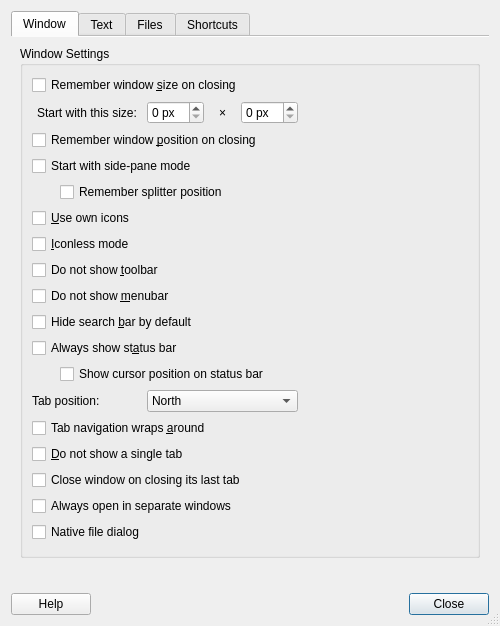
<?xml version="1.0" encoding="UTF-8"?>
<ui version="4.0">
 <class>FeatherPad::PrefDialog</class>
 <widget class="QDialog" name="prefDialog">
  <property name="geometry">
   <rect>
    <x>0</x>
    <y>0</y>
    <width>500</width>
    <height>450</height>
   </rect>
  </property>
  <property name="windowTitle">
   <string>Preferences</string>
  </property>
  <property name="sizeGripEnabled">
   <bool>true</bool>
  </property>
  <layout class="QGridLayout" name="gridLayout">
   <item row="0" column="0" colspan="2">
    <widget class="QTabWidget" name="tabWidget">
     <property name="currentIndex">
      <number>0</number>
     </property>
     <property name="documentMode">
      <bool>true</bool>
     </property>
     <widget class="QWidget" name="tab">
      <attribute name="title">
       <string>Window</string>
      </attribute>
      <layout class="QGridLayout" name="gridLayout_5">
       <item row="0" column="0">
        <widget class="QGroupBox" name="windowGoupBox">
         <property name="title">
          <string>Window Settings</string>
         </property>
         <layout class="QGridLayout" name="gridLayout_2" columnminimumwidth="1,0,0,0,0,0">
          <item row="0" column="0" colspan="5">
           <widget class="QCheckBox" name="winSizeBox">
            <property name="text">
             <string>Remember window &amp;size on closing</string>
            </property>
           </widget>
          </item>
          <item row="1" column="0" colspan="2">
           <widget class="QLabel" name="sizeLable">
            <property name="toolTip">
             <string>Window frame is excluded.</string>
            </property>
            <property name="text">
             <string>Start with this size: </string>
            </property>
            <property name="indent">
             <number>5</number>
            </property>
           </widget>
          </item>
          <item row="1" column="2">
           <widget class="QSpinBox" name="spinX">
            <property name="toolTip">
             <string>Window frame is excluded.</string>
            </property>
            <property name="suffix">
             <string> px</string>
            </property>
           </widget>
          </item>
          <item row="1" column="3">
           <widget class="QLabel" name="mLabel">
            <property name="toolTip">
             <string>Window frame is excluded.</string>
            </property>
            <property name="text">
             <string>×</string>
            </property>
            <property name="alignment">
             <set>Qt::AlignCenter</set>
            </property>
           </widget>
          </item>
          <item row="1" column="4">
           <widget class="QSpinBox" name="spinY">
            <property name="toolTip">
             <string>Window frame is excluded.</string>
            </property>
            <property name="suffix">
             <string> px</string>
            </property>
           </widget>
          </item>
          <item row="1" column="5">
           <spacer name="horizontalSpacer">
            <property name="orientation">
             <enum>Qt::Horizontal</enum>
            </property>
            <property name="sizeType">
             <enum>QSizePolicy::MinimumExpanding</enum>
            </property>
            <property name="sizeHint" stdset="0">
             <size>
              <width>50</width>
              <height>5</height>
             </size>
            </property>
           </spacer>
          </item>
          <item row="2" column="0" colspan="5">
           <widget class="QCheckBox" name="winPosBox">
            <property name="toolTip">
             <string>Enforcing a window position is not recommended
and may not work with some window managers.</string>
            </property>
            <property name="text">
             <string>Remember window &amp;position on closing</string>
            </property>
           </widget>
          </item>
          <item row="3" column="0" colspan="5">
           <widget class="QCheckBox" name="sidePaneBox">
            <property name="toolTip">
             <string>Most suitable with sessions
but without tab functionality.</string>
            </property>
            <property name="text">
             <string>Start with side-pane mode</string>
            </property>
           </widget>
          </item>
          <item row="4" column="0">
           <spacer name="horizontalSpacer_7">
            <property name="orientation">
             <enum>Qt::Horizontal</enum>
            </property>
            <property name="sizeType">
             <enum>QSizePolicy::Fixed</enum>
            </property>
            <property name="sizeHint" stdset="0">
             <size>
              <width>22</width>
              <height>5</height>
             </size>
            </property>
           </spacer>
          </item>
          <item row="4" column="1" colspan="4">
           <widget class="QCheckBox" name="sidePaneSizeBox">
            <property name="toolTip">
             <string>Uncheck for 1/5 of the width.</string>
            </property>
            <property name="text">
             <string>Remember splitter position</string>
            </property>
           </widget>
          </item>
          <item row="5" column="0" colspan="5">
           <widget class="QCheckBox" name="iconBox">
            <property name="toolTip">
             <string>Uncheck this if you want FeatherPad to
use system icons!

Needs application restart to take effect.</string>
            </property>
            <property name="text">
             <string>&amp;Use own icons</string>
            </property>
           </widget>
          </item>
          <item row="6" column="0" colspan="5">
           <widget class="QCheckBox" name="iconlessBox">
            <property name="toolTip">
             <string>No icons in the main window and its menus.

KDE may have a bug that disables search and
replace shortcuts with the iconless mode.

Needs application restart to take effect.</string>
            </property>
            <property name="text">
             <string>&amp;Iconless mode</string>
            </property>
           </widget>
          </item>
          <item row="7" column="0" colspan="5">
           <widget class="QCheckBox" name="toolbarBox">
            <property name="text">
             <string>Do not show &amp;toolbar</string>
            </property>
           </widget>
          </item>
          <item row="8" column="0" colspan="5">
           <widget class="QCheckBox" name="menubarBox">
            <property name="toolTip">
             <string>If the menubar is hidden,
a menu button appears on the toolbar.</string>
            </property>
            <property name="text">
             <string>Do not show &amp;menubar</string>
            </property>
           </widget>
          </item>
          <item row="9" column="0" colspan="5">
           <widget class="QCheckBox" name="searchbarBox">
            <property name="text">
             <string>Hide search &amp;bar by default</string>
            </property>
           </widget>
          </item>
          <item row="10" column="0" colspan="5">
           <widget class="QCheckBox" name="statusBox">
            <property name="text">
             <string>Always show st&amp;atus bar</string>
            </property>
           </widget>
          </item>
          <item row="11" column="1" colspan="4">
           <widget class="QCheckBox" name="statusCursorsBox">
            <property name="text">
             <string>Show cursor position on status bar</string>
            </property>
           </widget>
          </item>
          <item row="12" column="0" colspan="2">
           <widget class="QLabel" name="tabLabel">
            <property name="toolTip">
             <string>Will take effect after closing this dialog.</string>
            </property>
            <property name="text">
             <string>Tab position: </string>
            </property>
           </widget>
          </item>
          <item row="12" column="2" colspan="3">
           <widget class="QComboBox" name="tabCombo">
            <property name="toolTip">
             <string>Will take effect after closing this dialog.</string>
            </property>
            <item>
             <property name="text">
              <string>North</string>
             </property>
            </item>
            <item>
             <property name="text">
              <string>South</string>
             </property>
            </item>
            <item>
             <property name="text">
              <string>West</string>
             </property>
            </item>
            <item>
             <property name="text">
              <string>East</string>
             </property>
            </item>
           </widget>
          </item>
          <item row="13" column="0" colspan="5">
           <widget class="QCheckBox" name="tabBox">
            <property name="toolTip">
             <string>This means that, for LTR, Alt+Right goes to the first tab
after the last tab is activated, and the same for Alt+Left.

Tab navigation with mouse wheel is not affected.</string>
            </property>
            <property name="text">
             <string>Tab navigation wraps &amp;around</string>
            </property>
           </widget>
          </item>
          <item row="14" column="0" colspan="5">
           <widget class="QCheckBox" name="singleTabBox">
            <property name="toolTip">
             <string>If this is checked, not only you will lose the informative
tooltip and context menu of a single tab but you could not
merge a single tabbed window into another one by tab drag-
and-drop either.</string>
            </property>
            <property name="text">
             <string>&amp;Do not show a single tab</string>
            </property>
           </widget>
          </item>
          <item row="15" column="0" colspan="5">
           <widget class="QCheckBox" name="lastTabBox">
            <property name="text">
             <string>Close window on closing its last tab</string>
            </property>
           </widget>
          </item>
          <item row="16" column="0" colspan="5">
           <widget class="QCheckBox" name="windowBox">
            <property name="toolTip">
             <string>By default, if a FeatherPad window exists on the
current desktop, files will be opened in its tabs.

However, some desktop environments may not
report that they have multiple desktops.</string>
            </property>
            <property name="text">
             <string>Always open in separate windows</string>
            </property>
           </widget>
          </item>
          <item row="17" column="0" colspan="5">
           <widget class="QCheckBox" name="nativeDialogBox">
            <property name="toolTip">
             <string>If this is checked, the file dialog provided by the current
desktop environment will be used instead of the Qt file dialog.

Some desktop environments, like KDE and LXQt, provide files dialogs.</string>
            </property>
            <property name="text">
             <string>Native file dialog</string>
            </property>
           </widget>
          </item>
         </layout>
        </widget>
       </item>
      </layout>
     </widget>
     <widget class="QWidget" name="tab_2">
      <attribute name="title">
       <string>Text</string>
      </attribute>
      <layout class="QGridLayout" name="gridLayout_4">
       <item row="0" column="0">
        <widget class="QScrollArea" name="textScrollArea">
         <property name="frameShape">
          <enum>QFrame::NoFrame</enum>
         </property>
         <property name="widgetResizable">
          <bool>true</bool>
         </property>
         <widget class="QWidget" name="scrollAreaWidgetContents">
          <property name="geometry">
           <rect>
            <x>0</x>
            <y>0</y>
            <width>504</width>
            <height>496</height>
           </rect>
          </property>
          <layout class="QVBoxLayout" name="verticalLayout">
           <property name="spacing">
            <number>0</number>
           </property>
           <property name="leftMargin">
            <number>0</number>
           </property>
           <property name="topMargin">
            <number>0</number>
           </property>
           <property name="rightMargin">
            <number>0</number>
           </property>
           <property name="bottomMargin">
            <number>0</number>
           </property>
           <item>
            <widget class="QGroupBox" name="textGoupBox">
             <property name="title">
              <string>Text Editor</string>
             </property>
             <layout class="QGridLayout" name="gridLayout_3" columnminimumwidth="1,0,0,0">
              <item row="0" column="0" colspan="3">
               <widget class="QCheckBox" name="fontBox">
                <property name="toolTip">
                 <string>Uncheck for Monospace.</string>
                </property>
                <property name="text">
                 <string>Remember &amp;font</string>
                </property>
               </widget>
              </item>
              <item row="1" column="0" colspan="3">
               <widget class="QCheckBox" name="wrapBox">
                <property name="text">
                 <string>&amp;Wrap lines by default</string>
                </property>
               </widget>
              </item>
              <item row="2" column="0" colspan="3">
               <widget class="QCheckBox" name="indentBox">
                <property name="text">
                 <string>Auto-&amp;indent by default</string>
                </property>
               </widget>
              </item>
              <item row="3" column="0" colspan="3">
               <widget class="QCheckBox" name="autoBracketBox">
                <property name="toolTip">
                 <string>This covers parentheses, braces, brackets and quotes.</string>
                </property>
                <property name="text">
                 <string>Auto-&amp;bracket</string>
                </property>
               </widget>
              </item>
              <item row="4" column="0" colspan="3">
               <widget class="QCheckBox" name="lineBox">
                <property name="text">
                 <string>Always show line &amp;numbers</string>
                </property>
               </widget>
              </item>
              <item row="5" column="0" colspan="3">
               <widget class="QCheckBox" name="syntaxBox">
                <property name="text">
                 <string>Highlight s&amp;yntax by default</string>
                </property>
               </widget>
              </item>
              <item row="6" column="0">
               <spacer name="horizontalSpacer_3">
                <property name="orientation">
                 <enum>Qt::Horizontal</enum>
                </property>
                <property name="sizeType">
                 <enum>QSizePolicy::Fixed</enum>
                </property>
                <property name="sizeHint" stdset="0">
                 <size>
                  <width>22</width>
                  <height>5</height>
                 </size>
                </property>
               </spacer>
              </item>
              <item row="6" column="1" colspan="2">
               <widget class="QCheckBox" name="enforceSyntaxBox">
                <property name="toolTip">
                 <string>This creates a menu button on the
status bar for changing the syntax.</string>
                </property>
                <property name="text">
                 <string>Support syntax override</string>
                </property>
               </widget>
              </item>
              <item row="6" column="3">
               <spacer name="horizontalSpacer_2">
                <property name="orientation">
                 <enum>Qt::Horizontal</enum>
                </property>
                <property name="sizeType">
                 <enum>QSizePolicy::MinimumExpanding</enum>
                </property>
                <property name="sizeHint" stdset="0">
                 <size>
                  <width>50</width>
                  <height>5</height>
                 </size>
                </property>
               </spacer>
              </item>
              <item row="7" column="0" colspan="2">
               <widget class="QLabel" name="label">
                <property name="text">
                 <string>Never highlight syntax for files &gt; </string>
                </property>
               </widget>
              </item>
              <item row="7" column="2">
               <widget class="QSpinBox" name="spinBox">
                <property name="suffix">
                 <string> MiB</string>
                </property>
                <property name="minimum">
                 <number>1</number>
                </property>
                <property name="maximum">
                 <number>10</number>
                </property>
               </widget>
              </item>
              <item row="8" column="0" colspan="3">
               <widget class="QCheckBox" name="whiteSpaceBox">
                <property name="toolTip">
                 <string>Show spaces, tabs and tab lines
when the syntax is highlighted.</string>
                </property>
                <property name="text">
                 <string>Show whitespaces</string>
                </property>
               </widget>
              </item>
              <item row="9" column="0" colspan="3">
               <widget class="QCheckBox" name="endingsBox">
                <property name="text">
                 <string>Also show line and document ends</string>
                </property>
               </widget>
              </item>
              <item row="10" column="0" colspan="2">
               <widget class="QCheckBox" name="vLineBox">
                <property name="toolTip">
                 <string>The vertical position lines will be drawn only if
the editor font has a fixed pitch (like Monospace).</string>
                </property>
                <property name="text">
                 <string>Show vertical lines starting from this position:</string>
                </property>
               </widget>
              </item>
              <item row="10" column="2">
               <widget class="QSpinBox" name="vLineSpin">
                <property name="toolTip">
                 <string>The vertical position lines will be drawn only if
the editor font has a fixed pitch (like Monospace).</string>
                </property>
                <property name="minimum">
                 <number>10</number>
                </property>
                <property name="maximum">
                 <number>999</number>
                </property>
               </widget>
              </item>
              <item row="11" column="0" colspan="3">
               <widget class="QCheckBox" name="colBox">
                <property name="toolTip">
                 <string>Needs window reopening to take effect.</string>
                </property>
                <property name="text">
                 <string>Dark c&amp;olor scheme</string>
                </property>
               </widget>
              </item>
              <item row="12" column="2">
               <widget class="QSpinBox" name="colorValueSpin">
                <property name="toolTip">
                 <string>The color value of the background.
255 means white while 0 means black.

For the light background, it can be
between 230 and 255; for the dark
background, between 0 and 50.

Needs window reopening to take effect.</string>
                </property>
               </widget>
              </item>
              <item row="12" column="1">
               <widget class="QLabel" name="colorValueLabel">
                <property name="toolTip">
                 <string>The color value of the background.
255 means white while 0 means black.

For the light background, it can be
between 230 and 255; for the dark
background, between 0 and 50.

Needs window reopening to take effect.</string>
                </property>
                <property name="text">
                 <string>Background color value: </string>
                </property>
               </widget>
              </item>
              <item row="13" column="0" colspan="2">
               <widget class="QLabel" name="dateLabel">
                <property name="toolTip">
                 <string>Used for pasting the date and time.

Takes effect after closing this dialog.

Leave empty for:
MMM dd, yyyy, hh:mm:ss</string>
                </property>
                <property name="text">
                 <string>Date and time format:</string>
                </property>
               </widget>
              </item>
              <item row="13" column="2" colspan="2">
               <widget class="QLineEdit" name="dateEdit">
                <property name="toolTip">
                 <string>Used for pasting the date and time.

Takes effect after closing this dialog.

Leave empty for:
MMM dd, yyyy, hh:mm:ss</string>
                </property>
                <property name="placeholderText">
                 <string notr="true">MMM dd, yyyy, hh:mm:ss</string>
                </property>
                <property name="clearButtonEnabled">
                 <bool>true</bool>
                </property>
               </widget>
              </item>
              <item row="14" column="0" colspan="2">
               <widget class="QLabel" name="textTabLabel">
                <property name="text">
                 <string>Text tab size:</string>
                </property>
               </widget>
              </item>
              <item row="14" column="2">
               <widget class="QSpinBox" name="textTabSpin">
                <property name="suffix">
                 <string> spaces</string>
                </property>
                <property name="minimum">
                 <number>2</number>
                </property>
                <property name="maximum">
                 <number>10</number>
                </property>
                <property name="value">
                 <number>4</number>
                </property>
               </widget>
              </item>
              <item row="15" column="0" colspan="3">
               <widget class="QCheckBox" name="tabInsertSpacesBox">
                <property name="toolTip">
                 <string>Tabs always changes to spaces while typing.</string>
                </property>
                <property name="text">
                 <string>Tab insert spaces</string>
                </property>
               </widget>
              </item>
              <item row="16" column="0" colspan="3">
               <widget class="QCheckBox" name="lastLineBox">
                <property name="toolTip">
                 <string>Some text editors cannot open a document
whose last line is not empty.</string>
                </property>
                <property name="text">
                 <string>Ensure an empty last line on saving</string>
                </property>
               </widget>
              </item>
              <item row="17" column="0" colspan="3">
               <widget class="QCheckBox" name="trailingSpacesBox">
                <property name="text">
                 <string>Remove trailing spaces on saving</string>
                </property>
               </widget>
              </item>
              <item row="18" column="0" colspan="3">
               <widget class="QCheckBox" name="thickCursorBox">
                <property name="text">
                 <string>Thick text cursor</string>
                </property>
               </widget>
              </item>
              <item row="19" column="0" colspan="3">
               <widget class="QCheckBox" name="inertiaBox">
                <property name="toolTip">
                 <string>Should the mouse wheel scrolling be inertial
if the cursor is inside the text view?</string>
                </property>
                <property name="text">
                 <string>Inertial scrolling with mouse wheel</string>
                </property>
               </widget>
              </item>
              <item row="20" column="0" colspan="3">
               <widget class="QCheckBox" name="scrollBox">
                <property name="toolTip">
                 <string>This is not a complete fix but
prevents annoying scroll jumps.</string>
                </property>
                <property name="text">
                 <string>Workaround for &amp;Qt5's scroll jump bug</string>
                </property>
               </widget>
              </item>
             </layout>
            </widget>
           </item>
          </layout>
         </widget>
        </widget>
       </item>
      </layout>
     </widget>
     <widget class="QWidget" name="tab_3">
      <attribute name="title">
       <string>Files</string>
      </attribute>
      <layout class="QGridLayout" name="gridLayout_6">
       <item row="0" column="0">
        <widget class="QGroupBox" name="groupBox">
         <property name="title">
          <string>File Management</string>
         </property>
         <layout class="QGridLayout" name="gridLayout_7" columnminimumwidth="1,0,0,0,0">
          <item row="0" column="0" colspan="2">
           <widget class="QLabel" name="recentLabel">
            <property name="toolTip">
             <string>The maximum number of recently modified or
opened files FeatherPad shows. The default
is 10.

Needs application restart to take effect.</string>
            </property>
            <property name="text">
             <string>Number of recent files: </string>
            </property>
           </widget>
          </item>
          <item row="0" column="2">
           <widget class="QSpinBox" name="recentSpin">
            <property name="toolTip">
             <string>The maximum number of recently modified or
opened files FeatherPad shows. The default
is 10.

Needs application restart to take effect.</string>
            </property>
            <property name="minimum">
             <number>1</number>
            </property>
            <property name="maximum">
             <number>20</number>
            </property>
           </widget>
          </item>
          <item row="0" column="3">
           <spacer name="horizontalSpacer_6">
            <property name="orientation">
             <enum>Qt::Horizontal</enum>
            </property>
            <property name="sizeHint" stdset="0">
             <size>
              <width>5</width>
              <height>5</height>
             </size>
            </property>
           </spacer>
          </item>
          <item row="1" column="1" colspan="2">
           <widget class="QRadioButton" name="modifiedButton">
            <property name="text">
             <string>Show recentl&amp;y modified files</string>
            </property>
            <property name="checked">
             <bool>true</bool>
            </property>
           </widget>
          </item>
          <item row="2" column="1" colspan="2">
           <widget class="QRadioButton" name="openedButton">
            <property name="text">
             <string>Show recentl&amp;y opened files</string>
            </property>
           </widget>
          </item>
          <item row="3" column="0" colspan="3">
           <widget class="QCheckBox" name="lastFilesBox">
            <property name="toolTip">
             <string>Only if their number is not greater than 50.</string>
            </property>
            <property name="text">
             <string>Start with files of last window</string>
            </property>
           </widget>
          </item>
          <item row="4" column="0" colspan="3">
           <widget class="QCheckBox" name="exeBox">
            <property name="toolTip">
             <string>This only includes executable files written
in script languages like Shell and Python.

If it is checked and the opened file is
executable, the file will be executed by clicking
the Run button, that appears on the toolbar/filemenu
when needed, or by its shortcut Ctrl+E. Then, the
process could be killed by Ctrl+Alt+E.</string>
            </property>
            <property name="text">
             <string>Run executable scripts</string>
            </property>
           </widget>
          </item>
          <item row="5" column="0">
           <spacer name="horizontalSpacer_4">
            <property name="orientation">
             <enum>Qt::Horizontal</enum>
            </property>
            <property name="sizeType">
             <enum>QSizePolicy::Fixed</enum>
            </property>
            <property name="sizeHint" stdset="0">
             <size>
              <width>22</width>
              <height>5</height>
             </size>
            </property>
           </spacer>
          </item>
          <item row="5" column="1">
           <widget class="QLabel" name="commandLabel">
            <property name="toolTip">
             <string>This can be any starting command with
arguments, for example, &quot;xterm -hold&quot;
for running the process in XTerm.

If the command is left empty, the file
will be executed directly.

If the script is not run in a terminal
emulator, the output and error messages
will be shown by a popup dialog.</string>
            </property>
            <property name="text">
             <string>Start with this command: </string>
            </property>
           </widget>
          </item>
          <item row="5" column="2" colspan="2">
           <widget class="QLineEdit" name="commandEdit">
            <property name="toolTip">
             <string>This can be any starting command with
arguments, for example, &quot;xterm -hold&quot;
for running the process in XTerm.

If the command is left empty, the file
will be executed directly.

If the script is not run in a terminal
emulator, the output and error messages
will be shown by a popup dialog.</string>
            </property>
            <property name="placeholderText">
             <string>Command + Arguments</string>
            </property>
           </widget>
          </item>
          <item row="5" column="4">
           <spacer name="horizontalSpacer_5">
            <property name="orientation">
             <enum>Qt::Horizontal</enum>
            </property>
            <property name="sizeType">
             <enum>QSizePolicy::MinimumExpanding</enum>
            </property>
            <property name="sizeHint" stdset="0">
             <size>
              <width>50</width>
              <height>5</height>
             </size>
            </property>
           </spacer>
          </item>
          <item row="6" column="0" colspan="2">
           <widget class="QCheckBox" name="autoSaveBox">
            <property name="toolTip">
             <string>Only for files that exist and can be saved.</string>
            </property>
            <property name="text">
             <string>Save changes to opened files every:</string>
            </property>
           </widget>
          </item>
          <item row="6" column="2">
           <widget class="QSpinBox" name="autoSaveSpin">
            <property name="toolTip">
             <string>Only for files that exist and can be saved.</string>
            </property>
            <property name="suffix">
             <string> min</string>
            </property>
            <property name="minimum">
             <number>1</number>
            </property>
            <property name="maximum">
             <number>60</number>
            </property>
           </widget>
          </item>
          <item row="7" column="0" colspan="3">
           <widget class="QCheckBox" name="unmodifiedSaveBox">
            <property name="toolTip">
             <string>If this is checked, the Save button/menu-item could
be used also when the opened file is not modified.

This can be useful under certain circumstances,
e.g. for changing the time stamp or removing the
trailing spaces of a text file.</string>
            </property>
            <property name="text">
             <string>Allow saving unmodified files</string>
            </property>
           </widget>
          </item>
          <item row="8" column="0" colspan="3">
           <widget class="QCheckBox" name="skipNonTextBox">
            <property name="toolTip">
             <string>Show a warning instead.</string>
            </property>
            <property name="text">
             <string>Do not permit opening of non-text files</string>
            </property>
           </widget>
          </item>
         </layout>
        </widget>
       </item>
      </layout>
     </widget>
     <widget class="QWidget" name="tab_4">
      <attribute name="title">
       <string>Shortcuts</string>
      </attribute>
      <layout class="QGridLayout" name="gridLayout_8">
       <item row="0" column="0">
        <widget class="QTableWidget" name="tableWidget">
         <property name="editTriggers">
          <set>QAbstractItemView::DoubleClicked|QAbstractItemView::EditKeyPressed|QAbstractItemView::SelectedClicked</set>
         </property>
         <property name="alternatingRowColors">
          <bool>true</bool>
         </property>
         <property name="selectionMode">
          <enum>QAbstractItemView::SingleSelection</enum>
         </property>
         <attribute name="verticalHeaderVisible">
          <bool>false</bool>
         </attribute>
         <column>
          <property name="text">
           <string>Action</string>
          </property>
         </column>
         <column>
          <property name="text">
           <string>Shortcut</string>
          </property>
         </column>
        </widget>
       </item>
       <item row="1" column="0" alignment="Qt::AlignRight">
        <widget class="QPushButton" name="defaultButton">
         <property name="toolTip">
          <string>Restore default shortcuts.</string>
         </property>
         <property name="text">
          <string>Default</string>
         </property>
         <property name="autoDefault">
          <bool>false</bool>
         </property>
        </widget>
       </item>
      </layout>
     </widget>
    </widget>
   </item>
   <item row="1" column="0" colspan="2">
    <widget class="QLabel" name="promptLabel">
     <property name="alignment">
      <set>Qt::AlignCenter</set>
     </property>
     <property name="textInteractionFlags">
      <set>Qt::NoTextInteraction</set>
     </property>
    </widget>
   </item>
   <item row="2" column="0" alignment="Qt::AlignLeft">
    <widget class="QPushButton" name="helpButton">
     <property name="text">
      <string>Help</string>
     </property>
     <property name="icon">
      <iconset theme="help-contextual">
       <normaloff>.</normaloff>.</iconset>
     </property>
    </widget>
   </item>
   <item row="2" column="1" alignment="Qt::AlignRight">
    <widget class="QPushButton" name="closeButton">
     <property name="text">
      <string>Close</string>
     </property>
     <property name="icon">
      <iconset theme="dialog-close">
       <normaloff>.</normaloff>.</iconset>
     </property>
     <property name="default">
      <bool>true</bool>
     </property>
    </widget>
   </item>
  </layout>
 </widget>
 <resources/>
 <connections/>
</ui>
